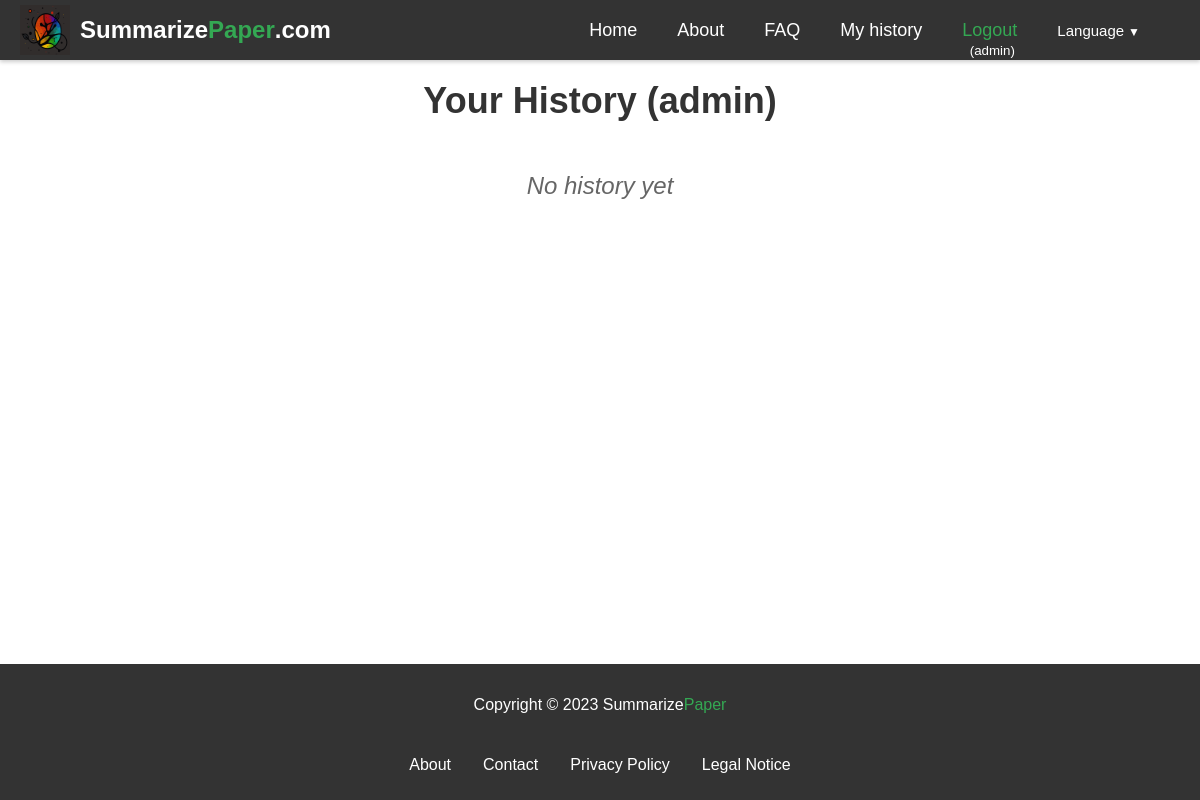
Before: /history/ (signed in) with the older database file.
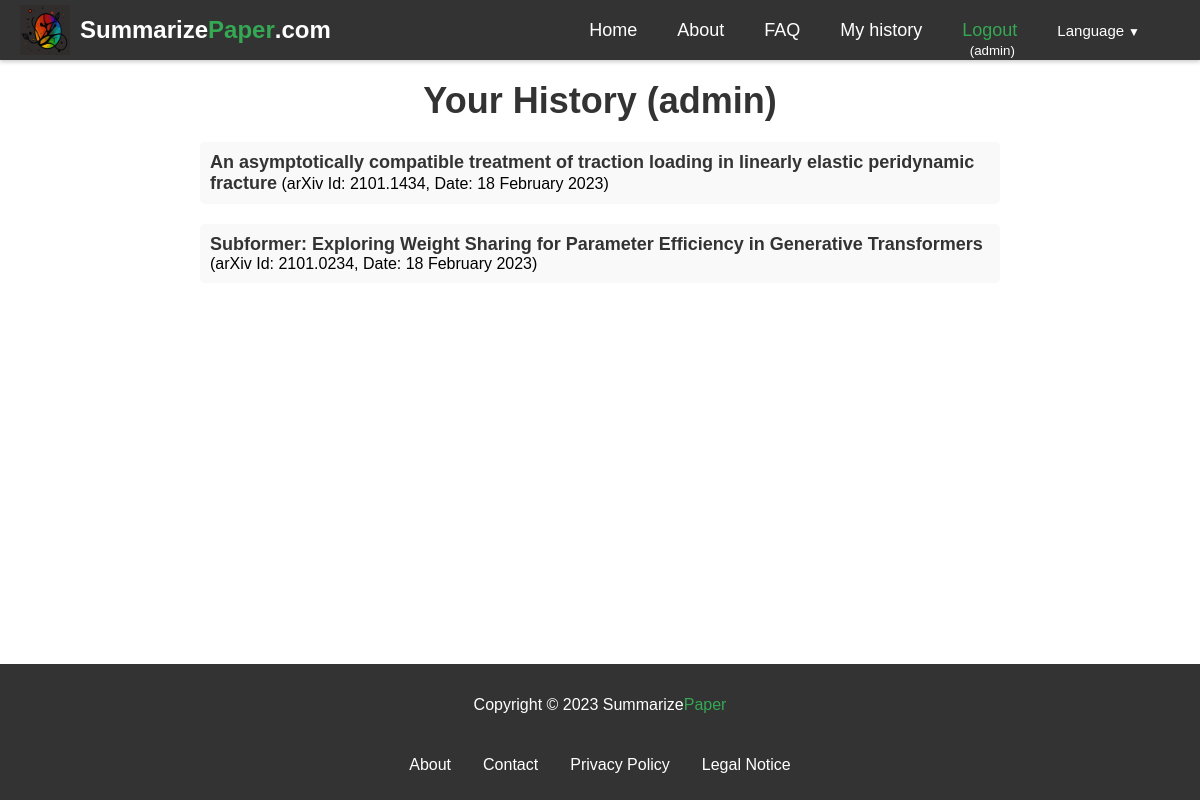
After: the same page with the newer database file.
### summarizer/models.py (models this page shows, shortened)
class ArxivPaper(models.Model):
    id = models.AutoField(primary_key=True)
    arxiv_id = models.CharField(max_length=20, unique=True)
    created = models.DateTimeField(auto_now_add=True)
    updated = models.DateTimeField(auto_now=True)
    title = models.CharField(max_length=400, blank=True, null=True)
    abstract = models.TextField(blank=True, null=True)
    summary = models.TextField(blank=True, null=True)
    notes = models.TextField(blank=True, null=True)
    longer_summary = models.TextField(blank=True, null=True)
    blog = models.TextField(blank=True, null=True)
    authors = models.ManyToManyField(Author, blank=True, through='PaperAuthor')
    link_doi = models.URLField(blank=True, null=True)
    link_homepage = models.URLField(blank=True, null=True)
    published_arxiv = models.DateField(blank=True, null=True)
    journal_ref = models.CharField(max_length=200, blank=True, null=True)
    comments = models.TextField(blank=True, null=True)
    license = models.CharField(max_length=400, blank=True, null=True)
    category = models.CharField(max_length=50, blank=True, null=True)
    updated_arxiv = models.DateField(blank=True, null=True)
    total_votes = models.IntegerField(default=0)

class PaperHistory(models.Model):
    arxiv_id = models.CharField(max_length=20)
    created = models.DateTimeField(auto_now_add=True)
    updated = models.DateTimeField(auto_now=True)
    user = models.ForeignKey(User, on_delete=models.CASCADE)
    def __str__(self):
        return self.arxiv_id#+' '+self.user.username

### summarizer/views.py (the view)
# urls.py: path("history/", views.history, name="history"),
def history(request):
    stuff_for_frontend={}
    paper_history=[]
    if request.user.is_authenticated:
        auth=True
        history=PaperHistory.objects.filter(user=request.user).order_by('-created')
        print('history',history)
        for h in history:
            arxiv_paper = ArxivPaper.objects.filter(arxiv_id=h.arxiv_id).first()
            paperdate = h.created#.strftime('%d/%m/%Y')
            if arxiv_paper:
                paper_history.append({'arxiv_id': h.arxiv_id, 'title': arxiv_paper.title, 'date': paperdate})
            else:
                paper_history.append({'arxiv_id': h.arxiv_id, 'date': paperdate})
    else:
        auth=False
    stuff_for_frontend.update({
        'auth':auth,
        'paper_history':paper_history
    })
    return render(request, "summarizer/history.html", stuff_for_frontend)

### templates/summarizer/history.html (shortened to what this page needs)
{% extends 'base.html' %}
{% load static %}
{% load i18n %}
{% block content %}
{% if auth %}
<div class="history">
    <h1 class="history-title">Your History ({{ user.username }})</h1>
{% if paper_history %}
<ul class="history-list">
{% for h in paper_history %}
{% if h.title %}
  <li class="history-item"><a href="/{{LANGUAGE_CODE}}/arxiv-id/{{ h.arxiv_id }}" class="history-link">{{ h.title }}</a> (arXiv Id: {{ h.arxiv_id }}, Date: {{ h.date|date:"j F Y" }})</li>
{% else %}
  <li class="history-item">arXiv Id: <a href="/{{LANGUAGE_CODE}}/arxiv-id/{{ h.arxiv_id }}" class="history-link">{{ h.arxiv_id }}</a> (Date: {{ h.date }})</li>
{% endif %}
{% endfor %}
</ul>
{% else %}
<p class="history-message">No history yet</p>
{% endif %}
{% else %}
<p class="history-message">{% trans 'You cannot access this page.' %}</p>
{% endif %}
</div>
{% endblock %}

### templates/base.html (shortened to what this page needs)
{% load static %}
{% load i18n %}
{% load rosetta %}
{% get_current_language as LANGUAGE_CODE %}
<!DOCTYPE html>
<html lang="{{ LANGUAGE_CODE }}">
<head>
  <link rel="stylesheet" href="https://cdnjs.cloudflare.com/ajax/libs/font-awesome/5.15.1/css/all.min.css"
>
</head>
<body>
  <div class="main-content">
  <nav class="navbar">
    <div class="logo-container">
      <img src="{% static 'summarizer/images/logo.png' %}" alt="Summarize Paper logo">
      <a href="/{{LANGUAGE_CODE}}" class="logo"><span>Summarize</span><span>Paper</span>.com</a>
    </div>
    <ul class="nav-links">
      <li><a href="/{{LANGUAGE_CODE}}">{% trans 'Home' %}</a></li>
      <li><a href="/{{LANGUAGE_CODE}}/about">{% trans 'About' %}</a></li>
      <li><a href="/{{LANGUAGE_CODE}}/faq">{% trans 'FAQ' %}</a></li>
      {% if request.user.is_authenticated %}
      <li><a href="/{{LANGUAGE_CODE}}/history">{% trans 'My history' %}</a></li>
      <li style="height: 15px; display: flex; align-items: center;">
        <div style="display: flex; flex-direction: column; align-items: center;height: 100%;">
          <a href="/{{LANGUAGE_CODE}}/logout" style="color:#34a853">{% trans 'Logout' %}</a>
          <span style="margin-left: 5px;"><small>({{ request.user.username }})</small></span>
        </div>
      </li>
      {% else %}
          <li><a href="/{{LANGUAGE_CODE}}/login" style="color:#34a853">{% trans 'Login' %}</a></li>
      {% endif %}
      <li>
        <div class="dropdown">
  <a class="dropdown-toggle" href="#" id="navbarDropdown" role="button" data-toggle="dropdown" aria-haspopup="true" aria-expanded="false">
    <small>{% trans 'Language' %}<span class="dropdown-arrow">&#9660;</span></small>
  </a>
    {% get_current_language as LANGUAGE_CODE %}
    {% get_available_languages as LANGUAGES %}
    {% get_language_info_list for LANGUAGES as languages %}
</div>
    </li>
    </ul>
  </nav>
  {% block content %}
  {% endblock %}
  </div>
  <footer>
    <div class="container">
      <p>Copyright © 2023 Summarize<span style="color:#34a853">Paper</span></p>
      <nav>
        <ul>
          <li><a href="/{{LANGUAGE_CODE}}/about">{% trans 'About' %}</a></li>
          <li><a href="/{{LANGUAGE_CODE}}/contact">{% trans 'Contact' %}</a></li>
          <li><a href="/{{LANGUAGE_CODE}}/privacy">{% trans 'Privacy Policy' %}</a></li>
          <li><a href="/{{LANGUAGE_CODE}}/legal-notice">{% trans 'Legal Notice' %}</a></li>
        </ul>
      </nav>
    </div>
  </footer>
</body>
</html>

### templates/summarizer/history.html (style rules this page uses)
.history { max-width: 800px; margin: 0 auto; padding: 20px; }
.history-title { font-size: 36px; font-weight: bold; text-align: center; margin: 0; margin-bottom:20px; padding: 0; color: #333; }
.history-list { list-style: none; margin: 0; padding: 0; }
.history-item { margin-bottom: 20px; padding: 10px 10px; background-color: #f9f9f9; border-radius: 5px; }
.history-link { color: #333; text-decoration: none; font-size: 18px; font-weight: bold; }

### templates/base.html (style rules this page uses)
.navbar { display: flex; justify-content: space-between; align-items: center; height: 60px; padding: 0 20px; background-color: #333; color: #fff; box-shadow: 0px 2px 4px rgba(0,0,0,0.2); }
.logo { font-size: 24px; font-weight: bold; text-decoration: none; color: #fff; display: flex; align-items: center; }
.logo span:nth-of-type(1) { color: white; }
.logo span:nth-of-type(2) { color: #34a853; }
.nav-links { display: flex; list-style: none; margin: 0; padding: 0; }
.nav-links li { margin: 0 20px; }
.nav-links a { font-size: 18px; color: #fff; text-decoration: none; }
footer { background-color: #333; color: #fff; padding: 1em; text-align: center; flex-shrink: 0; }
footer a { color: #fff; text-decoration: none; }
footer nav { display: inline-block; margin-top: 1em; }
footer ul { list-style: none; margin: 0; padding: 0; display: flex; justify-content: center; }
footer li { margin: 10px 1em; }
body { font-family: Arial, sans-serif; margin:0; display: flex; flex-direction: column; min-height: 100vh; }
.main-content { flex: 1; }
.dropdown { position: relative; display: inline-block; margin-right:20px; }
.dropdown-arrow { margin-left: 0.25rem; font-size: 0.75rem; }
.logo-container { display: flex; align-items: center; }
.logo-container img { width: 50px; height: 50px; margin-right: 10px; }

Changed rows visible on the page:
added ArxivPaper: title "An asymptotically compatible treatment of traction loading in linearly elastic peridynamic fracture"
added PaperHistory: arxiv_id "2101.1434", date "18 February 2023"
added ArxivPaper: title "Subformer: Exploring Weight Sharing for Parameter Efficiency in Generative Transformers"
added PaperHistory: arxiv_id "2101.0234", date "18 February 2023"
Other visible differences:
new list line: "(arXiv Id: , Date: )"
text no longer shown: "No history yet"
